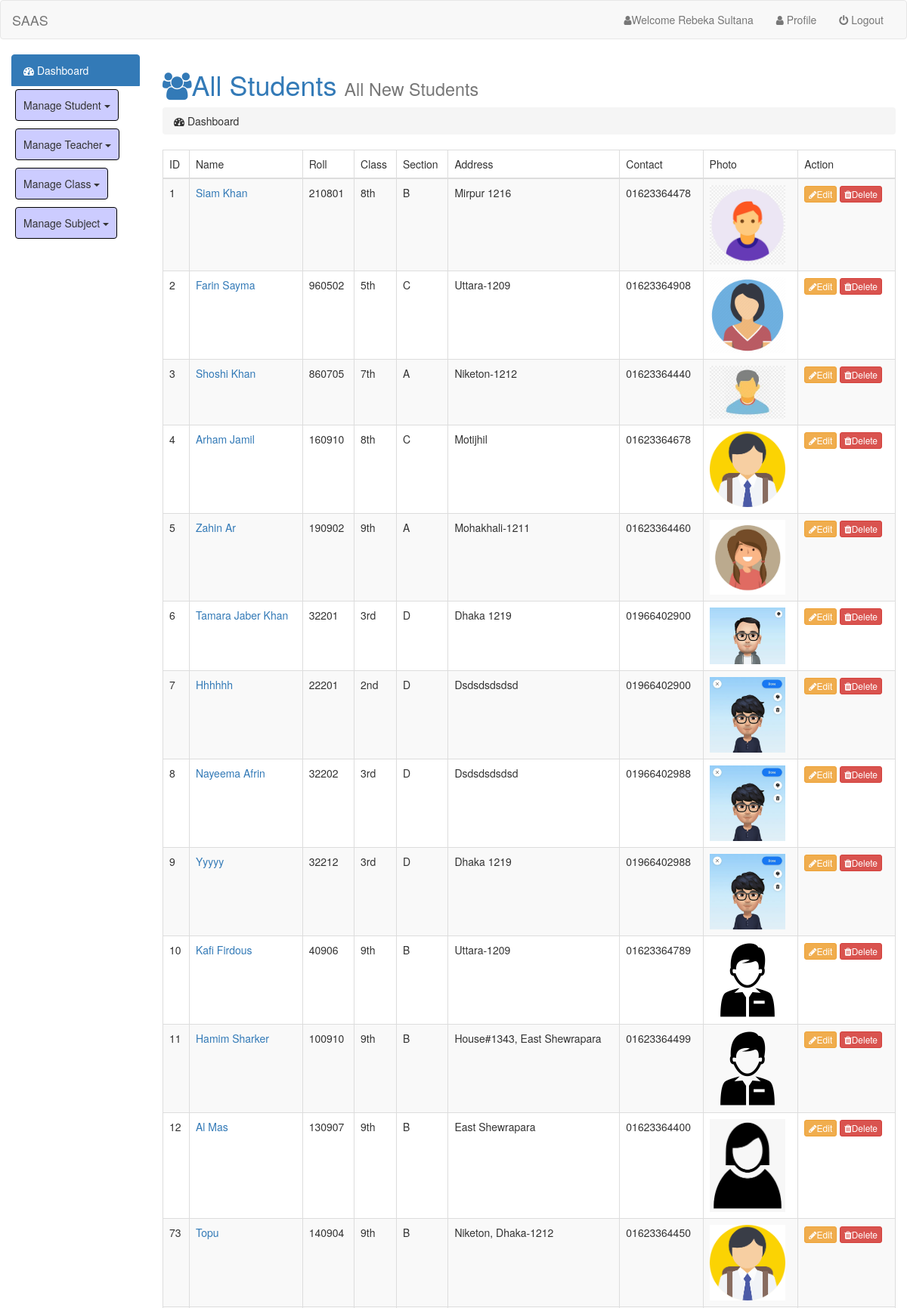
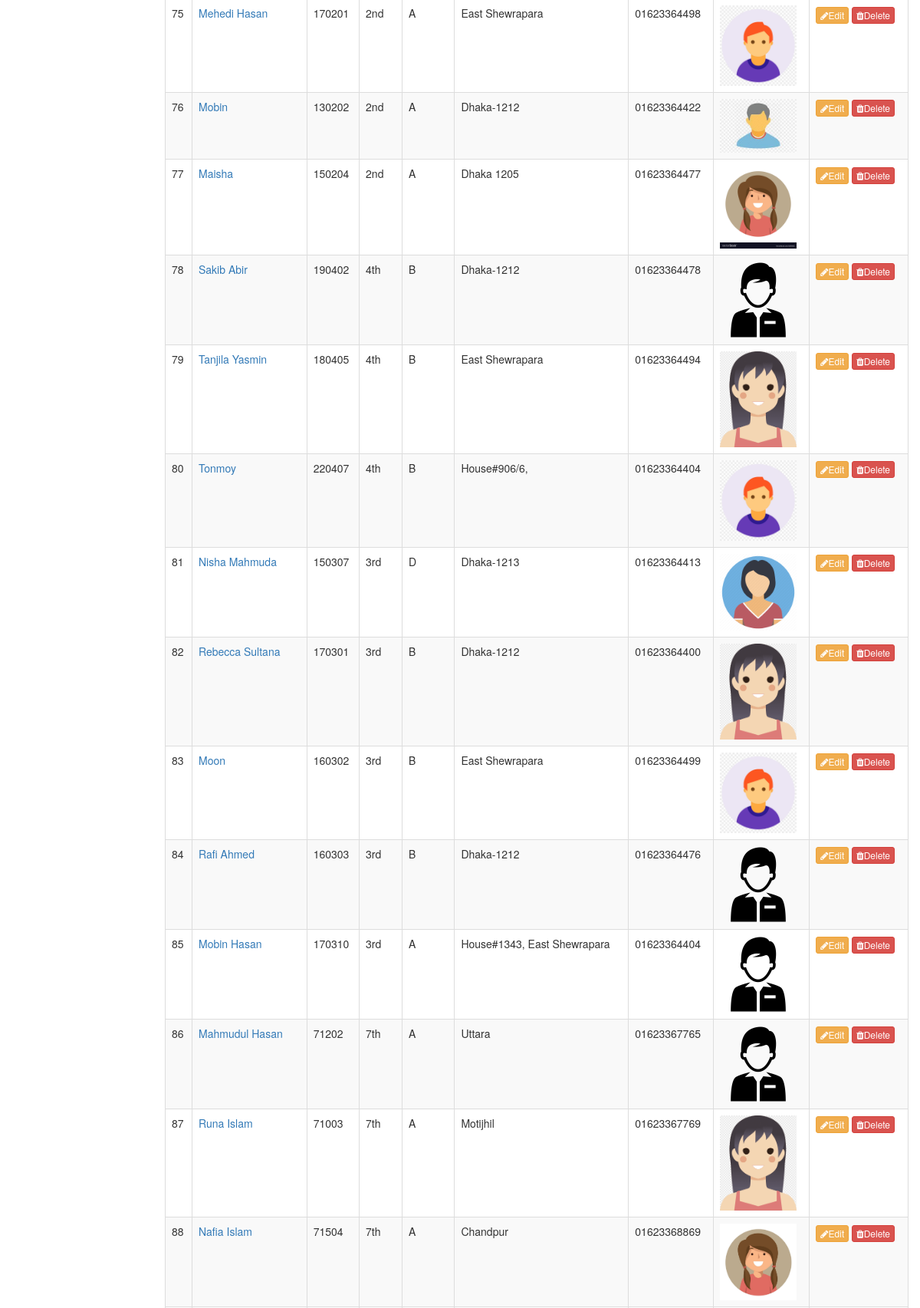
/admin/index.php?page=all_students (signed in, upper part), run on the app's committed database (2 pictures, top to bottom).
### tables this page shows
CREATE TABLE `users` (
  `id` int(5) NOT NULL,
  `name` varchar(50) NOT NULL,
  `email` varchar(50) NOT NULL,
  `username` varchar(50) NOT NULL,
  `password` varchar(100) NOT NULL,
  `photo` varchar(50) NOT NULL,
  `status` varchar(10) NOT NULL,
  `superadmin` varchar(10) NOT NULL,
  `entry_date` timestamp NOT NULL DEFAULT current_timestamp()
);

CREATE TABLE `student_info` (
  `id` int(11) NOT NULL,
  `name` varchar(50) NOT NULL,
  `father` varchar(100) NOT NULL,
  `mother` varchar(100) NOT NULL,
  `roll` int(11) NOT NULL,
  `class` varchar(5) NOT NULL,
  `section` varchar(20) NOT NULL,
  `address` varchar(100) NOT NULL,
  `contact` varchar(11) NOT NULL,
  `photo` varchar(50) NOT NULL,
  `datetime` timestamp NOT NULL DEFAULT current_timestamp(),
  `dob` date DEFAULT NULL
);

### admin/all_students.php (the view)
<div class="table-responsive">
<h1 class="text-primary"><i class="fa fa-users"></i>All Students <small>All New Students</small></h1>
<ol class="breadcrumb">
				<li><i class="fa fa-dashboard"></i> Dashboard</li>
			</ol>
	<table id="students" class="table table-hover table-bordered table-striped">
		<thead>
			<tr>
				<td>ID</td>
				<td>Name</td>
				<td>Roll</td>
				<td>Class</td>
				<td>Section</td>
				<td>Address</td>
				<td>Contact</td>
				<td>Photo</td>
				<td>Action</td>
			</tr>
		</thead>
		<tbody>
			<?php
			$db_sinfo=mysqli_query($link,"SELECT * FROM `student_info`");
  while($row = mysqli_fetch_assoc($db_sinfo)) { ?>
			<tr>
				<td><?php echo $row["id"]; ?></td>
				<td><a href="student_profile.php?id=<?php echo $row["id"]; ?>"><?php echo ucwords($row["name"]); ?></a></td>
				<td><?php echo $row["roll"]; ?></td>
				<td><?php echo $row["class"]; ?> </td>
				<td><?php echo ucwords($row["section"]); ?></td>
				<td><?php echo ucwords($row["address"]); ?></td>
				<td><?php echo $row["contact"]; ?> </td>
				<td> <image src="uploads/<?php echo $row["photo"]; ?>" alt="avater"></image></td>
				<td><a class="btn btn-xs btn-warning" href="edit_student.php?id=<?php echo base64_encode($row['id']); ?>"><i class="fa fa-pencil"></i>Edit</a>
					<a onClick="javascript: return confirm('Please confirm deletion: <?php echo ucwords($row["name"]);?>');" class="btn btn-xs btn-danger" href="delete_student.php?id=<?php echo base64_encode($row['id']); ?>"><i class="fa fa-trash"></i>Delete</a>
				</td>
			</tr>
			<?php } ?>
		</tbody>
	</table>
</div>

### admin/navbar.php (shortened to what this page needs)
<?php
if($username=="admin123") {
?>
<ul class="nav navbar-nav navbar-right">
	    <li><a href="index.php?page=user_profile"><i class="fa fa-user"></i>Welcome <?php echo $logged_user;  ?></a></li>
	    <li><a href="index.php?page=user_profile"><i class="fa fa-user"></i> Profile</a></li>
        <li><a href="logout.php"><i class="fa fa-power-off"></i> Logout</a></li>
</ul>
<?php }?>

### admin/index.php (style rules this page uses)
img { width:100px; }

### data on the page
users: name "Rebeka Sultana"
student_info: id "1", name "Siam Khan", roll "210801", class "8th", section "B", address "Mirpur 1216", contact "01623364478", photo (picture)
student_info: id "2", name "Farin Sayma", roll "960502", class "5th", section "C", address "Uttara-1209", contact "01623364908", photo (picture)
student_info: id "3", name "Shoshi Khan", roll "860705", class "7th", section "A", address "Niketon-1212", contact "01623364440", photo (picture)
student_info: id "4", name "Arham Jamil", roll "160910", class "8th", section "C", address "Motijhil", contact "01623364678", photo (picture)
student_info: id "5", name "Zahin Ar", roll "190902", class "9th", section "A", address "Mohakhali-1211", contact "01623364460", photo (picture)
student_info: id "6", name "Tamara Jaber Khan", roll "32201", class "3rd", section "D", address "Dhaka 1219", contact "01966402900", photo (picture)
student_info: id "7", name "Hhhhhh", roll "22201", class "2nd", section "D", address "Dsdsdsdsdsd", contact "01966402900", photo (picture)
student_info: id "8", name "Nayeema Afrin", roll "32202", class "3rd", section "D", address "Dsdsdsdsdsd", contact "01966402988", photo (picture)
student_info: id "9", name "Yyyyy", roll "32212", class "3rd", section "D", address "Dhaka 1219", contact "01966402988", photo (picture)
student_info: id "10", name "Kafi Firdous", roll "40906", class "9th", section "B", address "Uttara-1209", contact "01623364789", photo (picture)
student_info: id "11", name "Hamim Sharker", roll "100910", class "9th", section "B", address "House#1343, East Shewrapara", contact "01623364499", photo (picture)
student_info: id "12", name "Al Mas", roll "130907", class "9th", section "B", address "East Shewrapara", contact "01623364400", photo (picture)
student_info: id "73", name "Topu", roll "140904", class "9th", section "B", address "Niketon, Dhaka-1212", contact "01623364450", photo (picture)
student_info: id "75", name "Mehedi Hasan", roll "170201", class "2nd", section "A", address "East Shewrapara", contact "01623364498", photo (picture)
student_info: id "76", name "Mobin", roll "130202", class "2nd", section "A", address "Dhaka-1212", contact "01623364422", photo (picture)
student_info: id "77", name "Maisha", roll "150204", class "2nd", section "A", address "Dhaka 1205", contact "01623364477", photo (picture)
student_info: id "78", name "Sakib Abir", roll "190402", class "4th", section "B", address "Dhaka-1212", contact "01623364478", photo (picture)
student_info: id "79", name "Tanjila Yasmin", roll "180405", class "4th", section "B", address "East Shewrapara", contact "01623364494", photo (picture)
student_info: id "80", name "Tonmoy", roll "220407", class "4th", section "B", address "House#906/6,", contact "01623364404", photo (picture)
student_info: id "81", name "Nisha Mahmuda", roll "150307", class "3rd", section "D", address "Dhaka-1213", contact "01623364413", photo (picture)
student_info: id "82", name "Rebecca Sultana", roll "170301", class "3rd", section "B", address "Dhaka-1212", contact "01623364400", photo (picture)
student_info: id "83", name "Moon", roll "160302", class "3rd", section "B", address "East Shewrapara", contact "01623364499", photo (picture)
student_info: id "84", name "Rafi Ahmed", roll "160303", class "3rd", section "B", address "Dhaka-1212", contact "01623364476", photo (picture)
student_info: id "85", name "Mobin Hasan", roll "170310", class "3rd", section "A", address "House#1343, East Shewrapara", contact "01623364404", photo (picture)
student_info: id "86", name "Mahmudul Hasan", roll "71202", class "7th", section "A", address "Uttara", contact "01623367765", photo (picture)
student_info: id "87", name "Runa Islam", roll "71003", class "7th", section "A", address "Motijhil", contact "01623367769", photo (picture)
student_info: id "88", name "Nafia Islam", roll "71504", class "7th", section "A", address "Chandpur", contact "01623368869", photo (picture)
